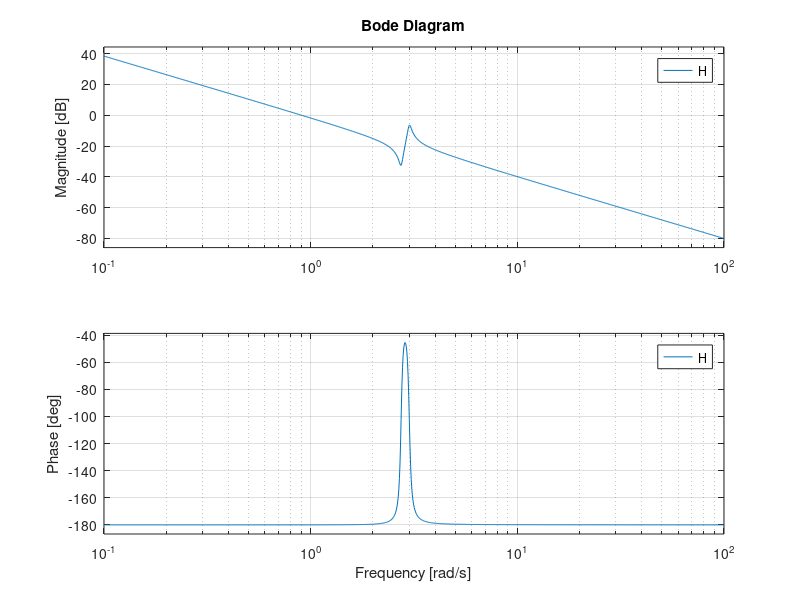

Write MATLAB code to recreate this figure. (Note: this script raises an error after producing the figure.)

%% Example 1 - Single plot
H = tf([1 0.1 7.5],[1 0.12 9 0 0]);
bode(H);
bode2tikz(gcf)

%% Example 2 - Continnuous and Discrete plot

H = tf([1 0.1 7.5],[1 0.12 9 0 0]);
Hd = c2d(H,0.5,'zoh');
bode(H,Hd)

bode2tikz(gcf)

